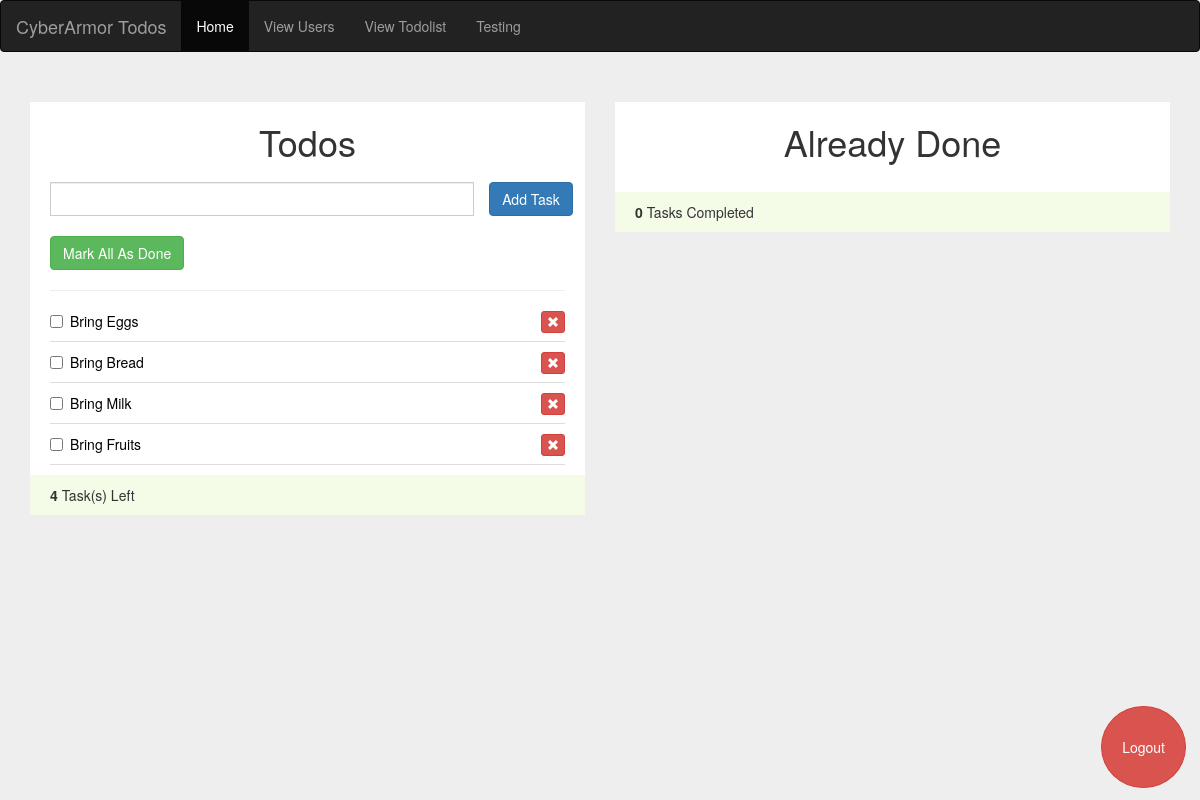
The app's page / (signed in) with its own data.
### todos/models.py (models this page shows, shortened)
class workList(models.Model):
	id      = models.AutoField(primary_key=True)
	user_id = models.IntegerField(null=False)
	task    = models.CharField(null=False, max_length=150)
	date    = models.DateTimeField(auto_now_add=True)
	is_done = models.BooleanField(default=False)

### todos/views.py (the view)
# urls.py: 2. Add a URL to urlpatterns:  path('', views.home, name='home')
@login_required(login_url='login')
def home(request):
	workForm = workListForm()
	current_userID = request.user.id
	works 	 = workList.objects.filter(user_id=current_userID)
	is_done  = workList.objects.filter(user_id=current_userID).filter(is_done=True).count()
	not_done = workList.objects.filter(user_id=current_userID).filter(is_done=False).count()
	context = {'works': works, 'not_done': not_done, 'is_done': is_done, 'workForm': workForm}
	return render(request, 'todos/index.html', context)

### todos/forms.py
class workListForm(forms.ModelForm):
	class Meta:
		model  = workList
		fields = {'task': '',}
		labels = {'task': '',}

### templates/todos/index.html (shortened to what this page needs)
{% extends 'todos/base.html' %}
{% block content %}
{% include 'todos/navbar.html' %}
<div class="container">
    <div class="row">
        <div class="col-md-6">
            <div class="todolist not-done">
             <h1>Todos</h1>
             <form action="{% url 'addTask' %}" method="POST">
                 <div class="row">
                    <div class="col-md-10">
                        {{ workForm.as_p }}
                    </div>
                        <div class="">
                            <input type="submit" class="btn btn-xl btn-primary" value="Add Task">
                        </div>
                    </div>
             </form>
                    <a id="checkAll" class="text-light btn btn-success" href="{% url 'makeAllAsDone' %}"> Mark All As Done</a>
                    <hr>
                    <ul id="sortable" class="list-unstyled">
                    {% for task in works %}
                    {% if task.is_done is False %}
                    <li class="ui-state-default">
                        <div class="checkbox">
                            <label class="popover-dismiss" data-container="body" data-toggle="popover" data-placement="right" data-content="Created On: {{ task.date|date:'M d, Y,' }} {{ task.date|time:'g:i A' }}">
                                <a href="{% url 'markDone' task.id %}">
                                    <input type="checkbox" value="" />{{ task.task }}</label>
                                <a class="remove-item btn btn-danger btn-xs pull-right" href="{% url 'removeTask' task.id %}">
                                    <span class="glyphicon glyphicon-remove"></span>
                                </a>
                        </div>
                    </li>
                    {% endif %}
                    {% endfor %}
                </ul>
                <div class="todo-footer">
                    <strong>
                        <span class="count-todos">
                           {% if not_done %}
                                {{ not_done }}
                            {% else %}
                            0
                            {% endif %}
                        </span>
                    </strong>
                    Task(s) Left
                </div>
            </div>
        </div>
        <div class="col-md-6">
            <div class="todolist">
             <h1>Already Done</h1>
                <div class="todo-footer">
                    <strong>
                        <span class="count-todos">
                           {% if is_done %}
                                {{ is_done }}
                            {% else %}
                            0
                            {% endif %}
                        </span>
                    </strong>
                    Tasks Completed
                </div>
            </div>
        </div>
    </div>
</div>
<div id="mybutton">
<a class="feedback btn btn-xl btn-danger" href="{% url 'logout' %}">Logout</a>
</div>
{% endblock %}

### assets/css/custom.css (style rules this page uses)
body { background-color:#EEEEEE; }
.todolist { background-color:#FFF; padding:20px 20px 10px 20px; margin-top:30px; }
.todolist h1 { margin:0; padding-bottom:20px; text-align:center; }
.form-control { border-radius:0; }
li.ui-state-default { background:#fff; border:none; border-bottom:1px solid #ddd; }
.todo-footer { background-color:#F4FCE8; margin:0 -20px -10px -20px; padding: 10px 20px; }
#checkAll { margin-top:10px; }
a { color: black; text-decoration: none !important; }

### templates/todos/base.html (style rules this page uses)
.feedback { color: white; padding: 30px 20px; border-radius: 50%; }
#mybutton { position: fixed; bottom: 12px; right: 14px; }

### records on screen
workList: task "Bring Eggs"
workList: task "Bring Bread"
workList: task "Bring Milk"
workList: task "Bring Fruits"

### other values on screen
{{ not_done }} "4"
